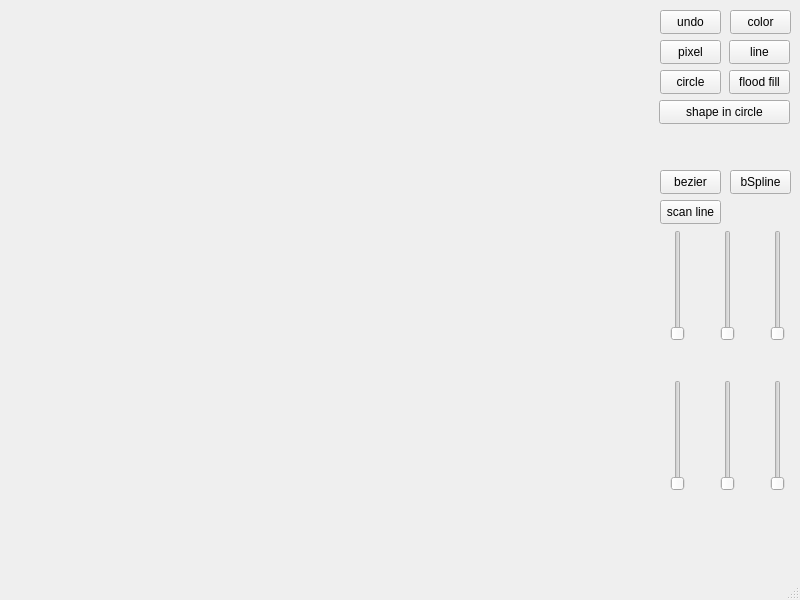
<?xml version="1.0" encoding="UTF-8"?>
<ui version="4.0">
 <class>MainWindow</class>
 <widget class="QMainWindow" name="MainWindow">
  <property name="geometry">
   <rect>
    <x>0</x>
    <y>0</y>
    <width>800</width>
    <height>600</height>
   </rect>
  </property>
  <property name="windowTitle">
   <string>MainWindow</string>
  </property>
  <widget class="QWidget" name="centralwidget">
   <widget class="Drawer" name="widget" native="true">
    <property name="geometry">
     <rect>
      <x>10</x>
      <y>9</y>
      <width>641</width>
      <height>531</height>
     </rect>
    </property>
   </widget>
   <widget class="QPushButton" name="UndoButton">
    <property name="geometry">
     <rect>
      <x>660</x>
      <y>10</y>
      <width>61</width>
      <height>24</height>
     </rect>
    </property>
    <property name="text">
     <string>undo</string>
    </property>
   </widget>
   <widget class="QPushButton" name="LineButton">
    <property name="geometry">
     <rect>
      <x>729</x>
      <y>40</y>
      <width>61</width>
      <height>24</height>
     </rect>
    </property>
    <property name="text">
     <string>line</string>
    </property>
   </widget>
   <widget class="QPushButton" name="BezierButton">
    <property name="geometry">
     <rect>
      <x>660</x>
      <y>170</y>
      <width>61</width>
      <height>24</height>
     </rect>
    </property>
    <property name="text">
     <string>bezier</string>
    </property>
   </widget>
   <widget class="QPushButton" name="PixelButton">
    <property name="geometry">
     <rect>
      <x>660</x>
      <y>40</y>
      <width>61</width>
      <height>24</height>
     </rect>
    </property>
    <property name="text">
     <string>pixel</string>
    </property>
   </widget>
   <widget class="QPushButton" name="ShapeInCircleButton">
    <property name="geometry">
     <rect>
      <x>659</x>
      <y>100</y>
      <width>131</width>
      <height>24</height>
     </rect>
    </property>
    <property name="text">
     <string>shape in circle</string>
    </property>
   </widget>
   <widget class="QPushButton" name="BSplineButton">
    <property name="geometry">
     <rect>
      <x>730</x>
      <y>170</y>
      <width>61</width>
      <height>24</height>
     </rect>
    </property>
    <property name="text">
     <string>bSpline</string>
    </property>
   </widget>
   <widget class="QPushButton" name="CircleButton">
    <property name="geometry">
     <rect>
      <x>660</x>
      <y>70</y>
      <width>61</width>
      <height>24</height>
     </rect>
    </property>
    <property name="text">
     <string>circle</string>
    </property>
   </widget>
   <widget class="QPushButton" name="FloodFillButton">
    <property name="geometry">
     <rect>
      <x>729</x>
      <y>70</y>
      <width>61</width>
      <height>24</height>
     </rect>
    </property>
    <property name="text">
     <string>flood fill</string>
    </property>
   </widget>
   <widget class="QPushButton" name="ColorButton">
    <property name="geometry">
     <rect>
      <x>730</x>
      <y>10</y>
      <width>61</width>
      <height>24</height>
     </rect>
    </property>
    <property name="text">
     <string>color</string>
    </property>
   </widget>
   <widget class="QPushButton" name="ScanLineButton">
    <property name="geometry">
     <rect>
      <x>660</x>
      <y>200</y>
      <width>61</width>
      <height>24</height>
     </rect>
    </property>
    <property name="text">
     <string>scan line</string>
    </property>
   </widget>
   <widget class="QSlider" name="RedSlider">
    <property name="geometry">
     <rect>
      <x>670</x>
      <y>230</y>
      <width>16</width>
      <height>111</height>
     </rect>
    </property>
    <property name="orientation">
     <enum>Qt::Vertical</enum>
    </property>
   </widget>
   <widget class="QSlider" name="GreenSlider">
    <property name="geometry">
     <rect>
      <x>720</x>
      <y>230</y>
      <width>16</width>
      <height>111</height>
     </rect>
    </property>
    <property name="orientation">
     <enum>Qt::Vertical</enum>
    </property>
   </widget>
   <widget class="QSlider" name="BlueSlider">
    <property name="geometry">
     <rect>
      <x>770</x>
      <y>230</y>
      <width>16</width>
      <height>111</height>
     </rect>
    </property>
    <property name="orientation">
     <enum>Qt::Vertical</enum>
    </property>
   </widget>
   <widget class="QSlider" name="HueSlider">
    <property name="geometry">
     <rect>
      <x>670</x>
      <y>380</y>
      <width>16</width>
      <height>111</height>
     </rect>
    </property>
    <property name="orientation">
     <enum>Qt::Vertical</enum>
    </property>
   </widget>
   <widget class="QSlider" name="SaturationSlider">
    <property name="geometry">
     <rect>
      <x>720</x>
      <y>380</y>
      <width>16</width>
      <height>111</height>
     </rect>
    </property>
    <property name="orientation">
     <enum>Qt::Vertical</enum>
    </property>
   </widget>
   <widget class="QSlider" name="ValueSlider">
    <property name="geometry">
     <rect>
      <x>770</x>
      <y>380</y>
      <width>16</width>
      <height>111</height>
     </rect>
    </property>
    <property name="orientation">
     <enum>Qt::Vertical</enum>
    </property>
   </widget>
  </widget>
  <widget class="QMenuBar" name="menubar">
   <property name="geometry">
    <rect>
     <x>0</x>
     <y>0</y>
     <width>800</width>
     <height>21</height>
    </rect>
   </property>
  </widget>
  <widget class="QStatusBar" name="statusbar"/>
 </widget>
 <customwidgets>
  <customwidget>
   <class>Drawer</class>
   <extends>QWidget</extends>
   <header location="global">drawer.h</header>
   <container>1</container>
  </customwidget>
 </customwidgets>
 <resources/>
 <connections/>
</ui>
